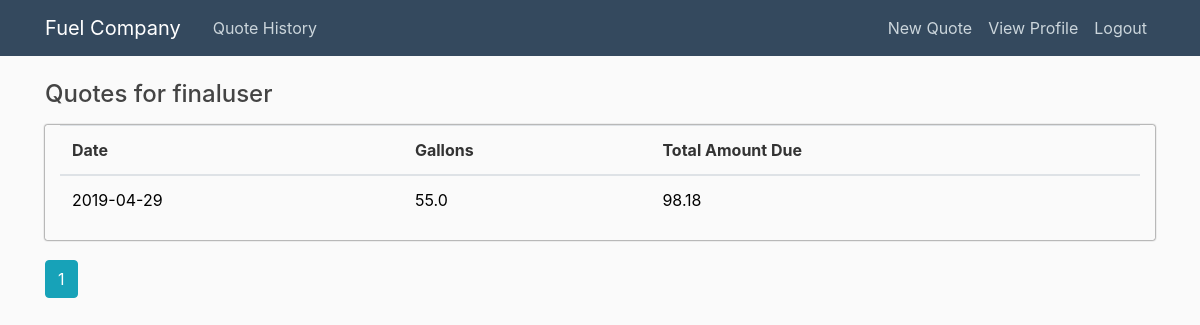
Page /history (signed in) on the committed database.
### app/models.py (models this page shows, shortened)
class User(db.Model, UserMixin):
    id = db.Column(db.Integer, primary_key=True)
    username = db.Column(db.String(20), unique=True, nullable=False)
    email = db.Column(db.String(120), unique=True, nullable=False)
    password = db.Column(db.String(60), nullable=False)
    quotes = db.relationship('Quote', backref='author', lazy=True)
    user_profile = db.relationship('UserProfile', backref='author', lazy=True, uselist=False)

class Quote(db.Model):
    id = db.Column(db.Integer, primary_key=True)
    gallons_requested = db.Column(db.Float(), nullable=False)
    date_requested = db.Column(db.Text(), nullable=False, default=datetime.utcnow)
    delivery_address = db.Column(db.String(120), nullable=False)
    suggested_price = db.Column(db.Float(), nullable=True)
    total_amount_due = db.Column(db.Float(), nullable=True)
    user_id = db.Column(db.Integer, db.ForeignKey('user.id'), nullable=False)

### app/users/routes.py (the view)
@users.route('/history')
@login_required
def history():
        page = request.args.get('page', 1, type=int)
        user = User.query.filter_by(username=current_user.username).first_or_404()
        quotes = Quote.query.filter_by(author=user).paginate(page=page, per_page=5)
        return render_template('history.html', quotes=quotes, user=user)

### app/models.py (called while the page is built)
@login_manager.user_loader
def load_user(user_id):
    return User.query.get(int(user_id))

### app/templates/history.html
{% extends "history_layout.html" %}
{% block content %}
<h4 class="mb-3">Quotes for {{ user.username }}</h4>
  <div  class="table-responsive col-md-12" style="border-radius:2px; box-shadow: 0 0 2px black;">
    <table class=" table table-hover">
      <thead>
        <tr>
          <th>Date</th>
          <th>Gallons</th>
          <th>Total Amount Due</th>
        </tr>
      </thead>
      <tbody>
        {% for quote in quotes.items %}
        <tr>
          <td class="quote_table"><a  href="{{ url_for('quotes.quote', quote_id=quote.id) }}">{{ quote.date_requested}}</a></td>
          <td class="quote_table"><a  href="{{ url_for('quotes.quote', quote_id=quote.id) }}">{{ quote.gallons_requested}}</a></td>
          <td class="quote_table"><a  href="{{ url_for('quotes.quote', quote_id=quote.id) }}">{{ quote.total_amount_due}}</a></td>
        </tr>
        {% endfor %}
      </tbody>
    </table>
  </div>
  <div style="padding-top: 20px;">
    {% for page_num in quotes.iter_pages(left_edge=1, right_edge=1, left_current=1, right_current=2) %}
    {% if page_num %}
    {% if quotes.page==page_num %}
    <a class="btn btn-info mb-4" href="{{url_for('users.history',username=user.username,page=page_num) }}">{{ page_num
        }}</a>
    {% else %}
    <a class="btn btn-outline-info mb-4" href="{{url_for('users.history',username=user.username,page=page_num) }}">{{
        page_num
        }}</a>
    {% endif %}
    {% else %}
    ...
    {% endif %}
    {% endfor %}
</div>
{% endblock content %}

### app/static/main.css (style rules this page uses)
body { background: #fafafa; color: #333333; margin-top: 5rem; }
h1, h2, h3, h4, h5, h6 { color: #444444; }

### app/templates/history_layout.html (style rules this page uses)
.quote_table > a { text-decoration: none !important; color: black !important; display: block; }

### rows in the picture
User: username "finaluser"
Quote: date_requested "2019-04-29", gallons_requested "55.0", total_amount_due "98.18"

### other values in the picture
{{ page_num }} "1"
